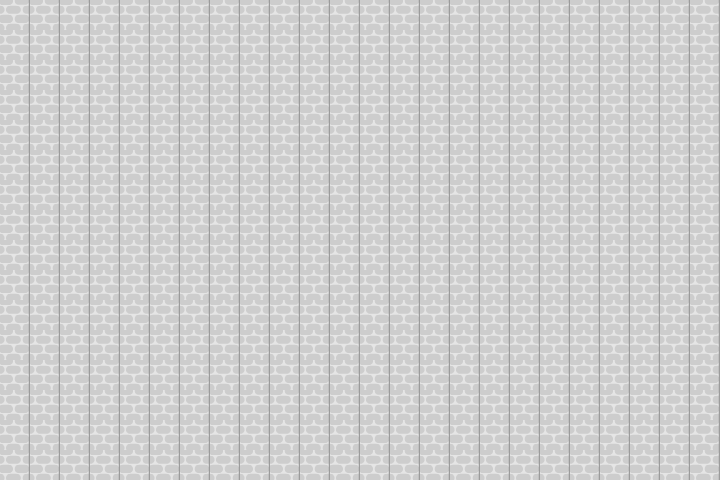

Below is a game level as drawn by its tile map, then a one-line description and the .tmx that defines it (tile-layer data replaced by summaries):
An orthogonal 24x16 tile map with 30x30 px tiles, 1 tile layer (块层 1).

<map version="1.0" orientation="orthogonal" renderorder="right-down" width="24" height="16" tilewidth="30" tileheight="30" nextobjectid="1">
 <tileset firstgid="1" name="Preview_Sokoban" tilewidth="30" tileheight="30" tilecount="416" columns="26">
  <image source="Preview_Sokoban.png" width="800" height="480" />
 </tileset>
 <layer name="块层 1" width="24" height="16">
  <data>[384 cells, 384 non-empty, 1 distinct tile ids]</data>
 </layer>
</map>
